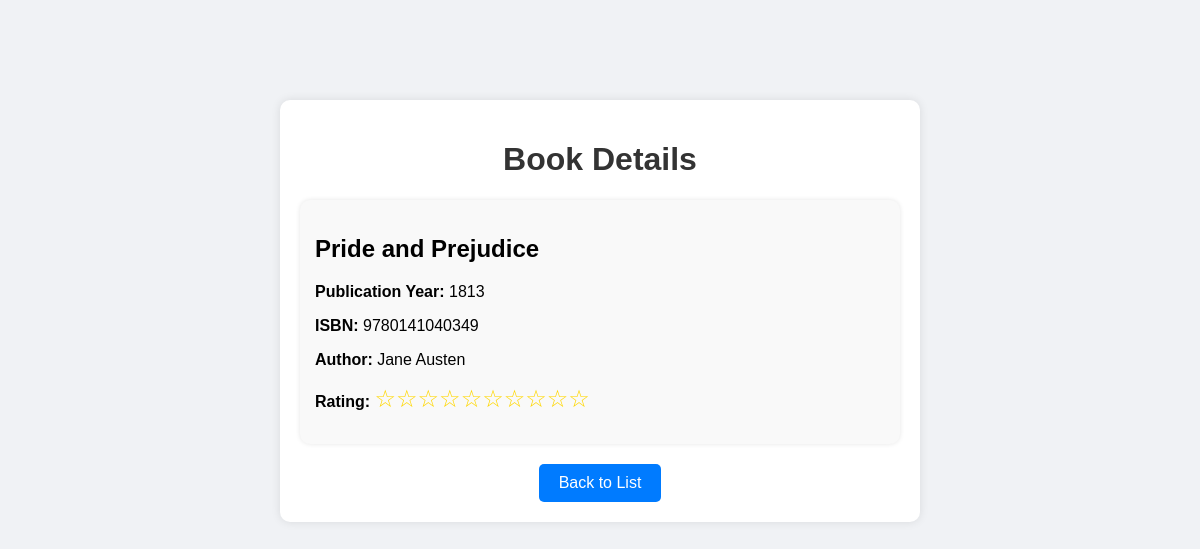
Page /book/3/details on the committed database.
### data_models.py (models this page shows, shortened)
class Book(db.Model):
    __tablename__ = 'books'
    id :Mapped[int] = mapped_column( autoincrement=True, primary_key=True)
    isbn: Mapped[str] = mapped_column( unique=True)
    title: Mapped[str]
    publication_year: Mapped[int]
    rating : Mapped[int] = mapped_column(default=0)
    author_id :Mapped[int] = mapped_column(ForeignKey('authors.id'))
    author: Mapped["Author"] = relationship(back_populates="books")

class Author(db.Model):
    __tablename__ = 'authors'
    id:Mapped[int] = mapped_column(autoincrement=True, primary_key=True)
    name: Mapped[str]
    birth_date: Mapped[datetime.date] = mapped_column(nullable=True)
    death_date: Mapped[datetime.date] = mapped_column(nullable=True)
    books: Mapped[List["Book"]] = relationship(back_populates="author")

### app.py (the view)
@app.route("/book/<int:book_id>/details", methods=["get"])
def book_details(book_id):
    book=db.session.query(Book) \
        .filter(Book.id == book_id) \
        .one()
    empty_star="☆"
    star="★"
    book_rating = f"{book.rating*star}{(10-book.rating)*empty_star}"
    return render_template("book_details.html", book=book, book_rating=book_rating)

### templates/book_details.html (shortened to what this page needs)
<!DOCTYPE html>
<html lang="en">
<head>
     <link rel="stylesheet" href="{{ url_for('static', filename='css/styles.css') }}">
</head>
<body>
    <div class="container">
        <h1>Book Details</h1>
        <div class="book-info">
            <h2 id="book-title">{{book.title}}</h2>
            <p><strong>Publication Year:</strong> <span id="book-year">{{book.publication_year}}</span></p>
            <p><strong>ISBN:</strong> <span id="book-isbn">{{book.isbn}}</span></p>
            <p><strong>Author:</strong> <span id="book-author">{{book.author.name}}</span></p>
            <p><strong>Rating:</strong> <span class="stars">{{book_rating}}</span></p>
        </div>
        <a href="{{ url_for('home') }}"  class="back-btn">Back to List</a>
    </div>
</body>
</html>

### static/css/styles.css (style rules this page uses)
body { font-family: 'Poppins', sans-serif; margin: 0; padding: 0; background-color: #f0f2f5; display: flex; justify-content: center; align-items: center; }
.container { margin-top: 100px; margin-bottom: 100px; width: 80%; max-width: 600px; background: white; padding: 20px; border-radius: 10px; box-shadow: 0 0 10px rgba(0, 0, 0, 0.1); text-align: center; }
h1 { color: #333; }
.book-info { text-align: left; padding: 15px; background: #f9f9f9; border-radius: 10px; box-shadow: 0 0 5px rgba(0, 0, 0, 0.1); }
.stars { font-size: 24px; color: gold; }
.back-btn { display: inline-block; margin-top: 20px; padding: 10px 20px; background: #007bff; color: white; text-decoration: none; border-radius: 5px; transition: 0.3s; }

### rows in the picture
Book: title "Pride and Prejudice", publication_year "1813", isbn "9780141040349"
Author: author.name "Jane Austen"

### other values in the picture
{{ book_rating }} "☆☆☆☆☆☆☆☆☆☆"
